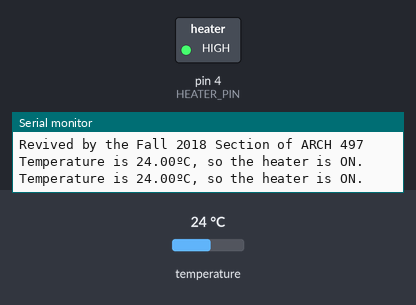
The sketch below on a simulated Arduino Uno, built with avr-gcc and run on an emulated ATmega328P. Parts: switched loads named in the sketch (green lamp = pin HIGH), the last lines printed to the serial monitor. Inputs (shaded band) come from the test bench; at power-on: temperature 24 °C.

Above: at 2.3 s.
2.4 s: temperature set to 37.5 °C
4.2 s: temperature set to 38.8 °C
At 5.7 s:
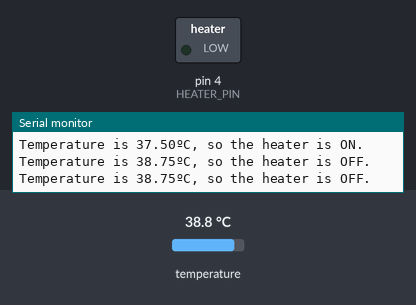
6.8 s: temperature set to 38.1 °C
8.3 s: temperature set to 36.8 °C
At 9.5 s:
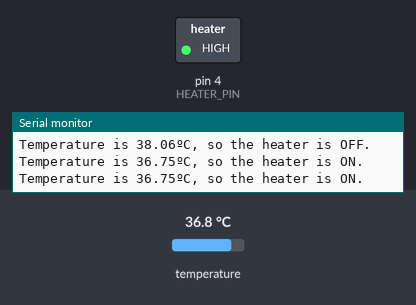
9.9 s: temperature set to 41 °C
At 10.5 s:
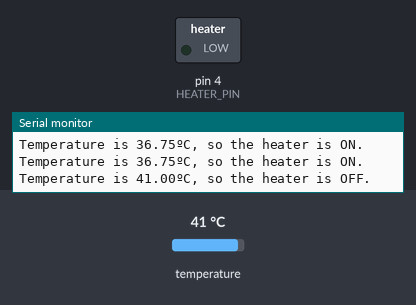
Timing chart, 0 to 12.4 s (numbered marks = the images above; inputs shaded):
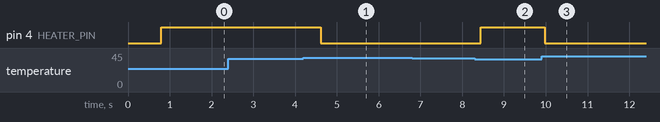

The sketch:

z-printer-temperature-control.ino
```cpp
#include <OneWire.h>
#include <DallasTemperature.h>

#define SENSOR_PIN 2
#define HEATER_PIN 4

#define TEMPERATURE_DELTA_CELSIUS 0.25
#define TEMPERATURE_LIMIT_CELSIUS 37.778

OneWire oneWire(SENSOR_PIN);
DallasTemperature sensors(&oneWire);

bool heating = false;

void setup() {
  pinMode(HEATER_PIN, OUTPUT);

  Serial.begin(9600);
  Serial.println("Z Printer Temperature Control");
  Serial.println("Revived by the Fall 2018 Section of ARCH 497");
  sensors.begin();
}

void loop() {

  sensors.requestTemperatures();

  float temp = sensors.getTempCByIndex(0);

  // prevent heater from switching on/off repeatedly
  if (temp > TEMPERATURE_LIMIT_CELSIUS + TEMPERATURE_DELTA_CELSIUS) {
    heating = false;
  } else if (temp < TEMPERATURE_LIMIT_CELSIUS - TEMPERATURE_DELTA_CELSIUS) {
    heating = true;
  }


  Serial.print("Temperature is ");
  Serial.print(temp);
  Serial.print("ºC, so the heater is ");
  Serial.println(heating ? "ON." : "OFF.");

  digitalWrite(HEATER_PIN, (heating) ? HIGH : LOW);

}
```

Measured:
- the behaviour switches between 38 and 38.1 °C on temperature (found by bisection; images 0 and 1)
- the behaviour switches between 37.6 and 37.5 °C on temperature (found by bisection; images 1 and 2)
- after the input at 4.2 s, pin 4 (HEATER_PIN): HIGH → LOW after 0.42 s
- after the input at 8.3 s, pin 4 (HEATER_PIN): LOW → HIGH after 0.14 s
- after the input at 9.9 s, pin 4 (HEATER_PIN): HIGH → LOW after 0.07 s
